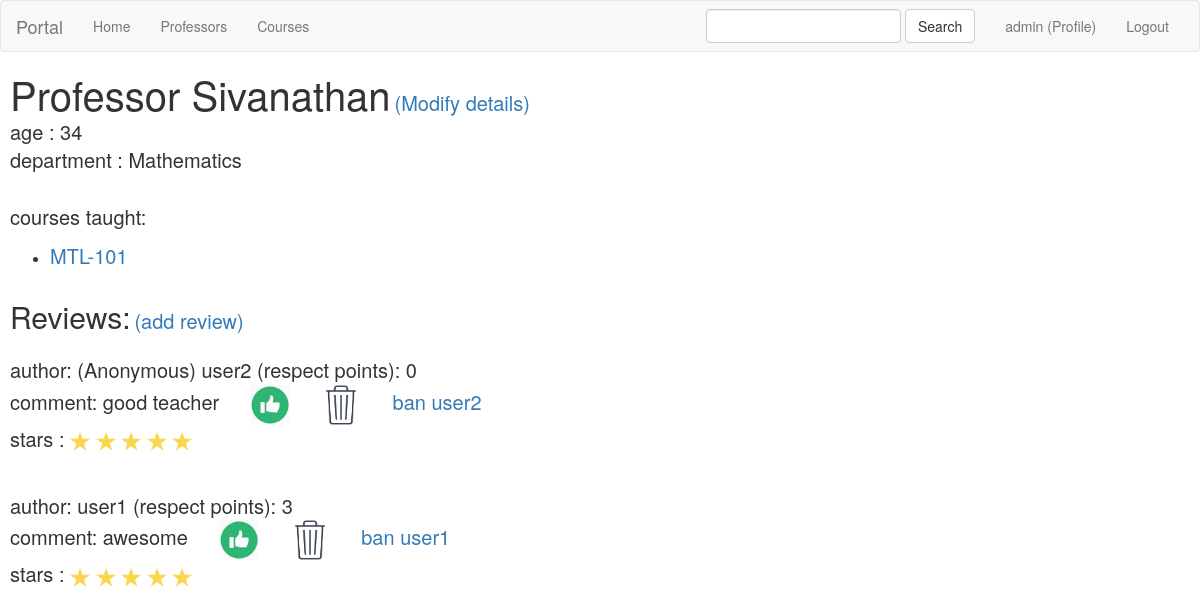
The app's page /professors/3/ (signed in) with its own data.
### professors/models.py (models this page shows, shortened)
class Professor(models.Model):
    name = models.CharField(max_length=100)
    age = models.IntegerField()
    department = models.CharField(max_length=100)

class Prof_Rating(Rating):
    datetime = models.DateTimeField(default=datetime.now)
    comment = models.CharField(max_length=1000)
    stars = models.IntegerField(default=1,validators=[MaxValueValidator(5), MinValueValidator(1)])
    professor = models.ForeignKey(Professor, on_delete=models.CASCADE)
    user = models.ForeignKey(User,default=None,on_delete=models.CASCADE)
    postAnonymously = models.BooleanField(default=False)
    liked_by = models.ManyToManyField(User,related_name='all_liked_profrating')
    reported = models.BooleanField(default=False)
    last_reported_time = models.DateTimeField(default=now,blank=True)

### courses/models.py (models this page shows, shortened)
class Course(models.Model):
    name = models.CharField(max_length=100)
    department = models.CharField(max_length=100)
    profs_teaching = models.ManyToManyField(Professor,related_name='all_courses_taught')

### users/models.py (models this page shows, shortened)
class UserProfile(models.Model):
    respect_points = models.IntegerField(default=0)
    user = models.OneToOneField(User, on_delete=models.CASCADE)
    is_banned = models.BooleanField(default=False)
    ban_days=models.IntegerField(default=0)
    banned_on=models.DateTimeField(default=now,blank=True)
    indefinite_ban=models.BooleanField(default=False)

### professors/views.py (the view)
# urls.py: url(r'^(?P<pk>[0-9]+)/$', views.DetailView.as_view(), name='detail'),
class DetailView(generic.DetailView):
    model = Professor
    template_name = 'professors/details.html'
    context_object_name = 'prof'

### professors/templates/professors/details.html (shortened to what this page needs)
{% extends 'root/base.html' %}
{% block body %}
{% load static %}
<h1 style="display:inline">Professor {{prof.name}}</h1>
{% if request.user.is_superuser %}
<a href="{% url 'professors:update_prof' prof.id %}"><p style="display:inline">(Modify details)</p></a>
{% endif %}
<p>
    age : {{ prof.age}}<br>
    department : {{prof.department}}<br><br>
    courses taught:
</p>
    <ul>
    {% for course in prof.all_courses_taught.all %}
    <li>
        <a style="font-size:20px" href="{% url 'courses:detail' course.id %}">{{course.name}}</a>
    </li>
    {% endfor %}
    </ul>
    <br>
<h2 style="display:inline">Reviews:</h2>
{% if request.user.is_active %}
<a href="{% url 'professors:add_rating' prof.id %}"><p style="display:inline">(add review)</p></a>
{% endif %}
<br><br>
{% for rating in prof.prof_rating_set.all %}
<div id="{{rating.id}}">
    <p> author:
        {% if rating.postAnonymously %}
            (Anonymous)
        {% endif %}
        {% if not rating.postAnonymously or user.is_superuser %}
            {{ rating.user.username }}
            (respect points): {{rating.user.userprofile.respect_points}}
        {% endif %}
        <br>
        comment: {{ rating.comment }}
        {% if not user.is_anonymous %}
        {% if not user in rating.liked_by.all %}
            <a href="{% url 'professors:upvote' rating.id %}" >
                <img height="40px" width="40px" src="{% static 'upvote.jpg' %}" alt="upvote">
            </a>
        {% else %}
            <a href="{% url 'professors:downvote' rating.id %}" >
                <img height="40px" width="40px" src="{% static 'upvoted.jpg' %}" alt="liked">
            </a>
        {% endif %}
        {% endif %}
        {% if request.user.is_superuser %}
            <a href="{% url 'professors:delete_rating' rating.id %}">
                <img  height="40px" width="40px">
            </a>&emsp;
            {% if not rating.user.userprofile.is_banned %}
                <a href="{% url 'users:ban_user' rating.user.id%}">
                    ban {{rating.user.username}}
                </a>
            {% else %}
                <p>user banned</p>
            {% endif %}
        {% elif not user.is_anonymous %}
            <a onclick="alert('reporting to admin')" href="{% url 'professors:report_rating' rating.id %}">
                report author
            </a>
        {% endif %}
        <br>
        stars :
        {% for _ in ''|center:rating.stars %}
            <img id ="star" height="20px" width="20px">
        {% endfor %}<br>
        <br>
    </p>
</div>
{% endfor %}
{% endblock %}

### root/templates/root/base.html (shortened to what this page needs)
<!DOCTYPE html>
<html lang="en">
<head>
    <link rel="stylesheet" href="https://maxcdn.bootstrapcdn.com/bootstrap/3.4.1/css/bootstrap.min.css">
</head>
<body >
    <nav class="navbar navbar-default">
        <div class="container-fluid">
            <div class="navbar-header">
                <a class="navbar-brand" href="#" >Portal</a>
            </div>
            <div class="collapse navbar-collapse">
                <ul class="nav navbar-nav">
                    <li class = "">
                        <a href="/">Home</a>
                    </li>
                    <li class = "">
                        <a href="{% url 'professors:index' %}">Professors</a>
                    </li>
                    <li class = "">
                        <a href="{% url 'courses:index' %}">Courses</a>
                    </li>
                </ul>
                <ul class="nav navbar-nav navbar-right">
                    <li class = "">
                        {% if not request.user.is_anonymous %}
                            <a href="{% url 'users:show_profile' %}">{{request.user.username}} (Profile)</a>
                        {% else %}
                            <a href="#">Not logged in</a>
                        {% endif %}
                    </li>
                    <li class = "">
                        {% if not request.user.is_anonymous %}
                            <a href="{% url 'users:logout' %}">Logout</a>
                        {% else %}
                            <a href="{% url 'users:login' %}">Login/Sign Up</a>
                        {% endif %}</li>
                </ul>
                <form class="navbar-form navbar-right" role="search" method="get" action="{% url 'root:search' %}">
                    <div class="form-group">
                        <input type="text" class="form-control" name="query" value="">
                    </div>
                    <button type="submit" class="btn btn-default">Search</button>
                </form>
            </div>
        </div>
    </nav>
    <div style="margin-left: 10px">
        {% block body %}
        {% endblock %}
    </div>
</body>
</html>

### root/templates/root/base.html (style rules this page uses)
p { font-size:20px; }
h1 { font-size:40px; }
h2 { font-size:30px; }

### records on screen
Professor: name "Sivanathan", age "34", department "Mathematics"
Course: name "MTL-101"
Prof_Rating: postAnonymously "(Anonymous)", user.username "user2", user.userprofile.respect_points "0", comment "good teacher", stars 5 (drawn)
Prof_Rating: user.username "user1", user.userprofile.respect_points "3", comment "awesome", stars 5 (drawn)

### other values on screen
{{ request.user.username }} "admin"
